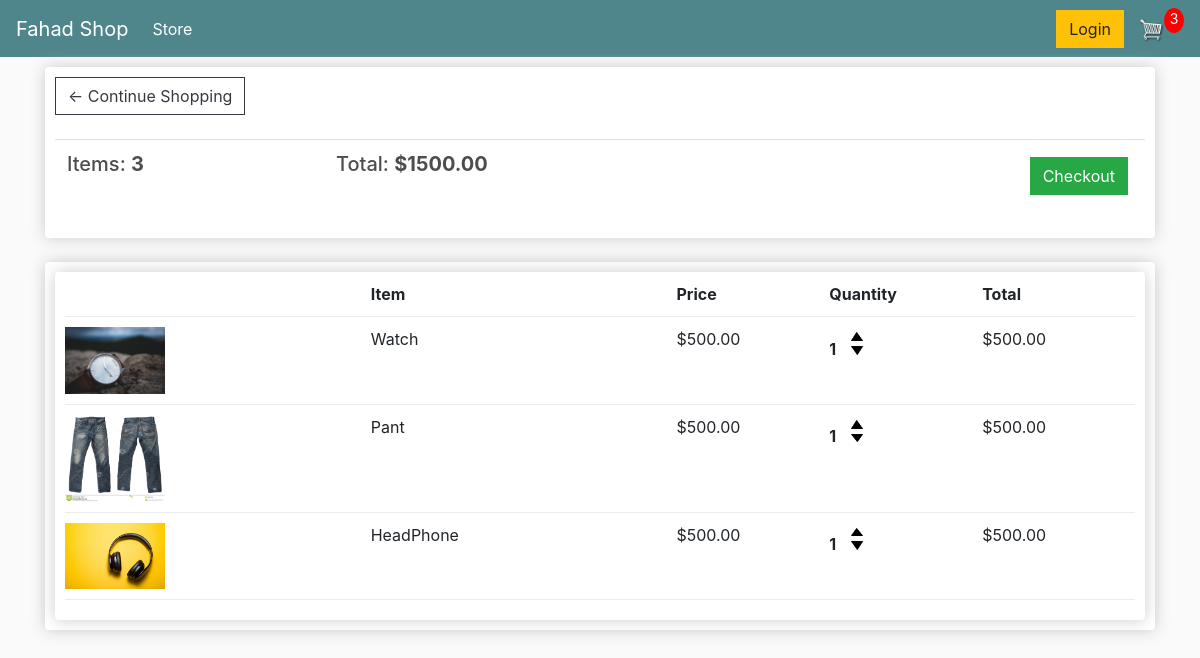
The app's page /cart/ (signed in) with its own data.
### store/models.py (models this page shows, shortened)
class Order(models.Model):
    customer=models.ForeignKey(Customer,on_delete=models.SET_NULL,null=True,blank=True)
    date_ordered=models.DateTimeField(auto_now_add=True)
    complete=models.BooleanField(default=False,null=True,blank=False)
    transction_id=models.CharField(max_length=100,null=True)
    @property
    def get_cart_total(self):
        orderitems=self.orderitem_set.all()
        total=sum([item.get_total for item in orderitems])
        return total
    @property
    def get_cart_items(self):
        orderitems=self.orderitem_set.all()
        total=sum([item.quantity for item in orderitems])
        return total

class OrderItem(models.Model):
    product=models.ForeignKey(Product,on_delete=models.SET_NULL,null=True)
    order=models.ForeignKey(Order,on_delete=models.SET_NULL,null=True)
    quantity=models.IntegerField(default=0,null=True,blank=True)
    date_added=models.DateTimeField(auto_now_add=True)
    @property
    def get_total(self):
        total=self.product.price*self.quantity
        return total

class Product(models.Model):
    name=models.CharField(max_length=200,null=True)
    price=models.DecimalField(max_digits=7,decimal_places=2)
    digital=models.BooleanField(default=False,null=True,blank=False)
    image=models.ImageField(null=True,blank=True)
    @property
    def imageURL(self):
        try:
            url=self.image.url
        except:
            url=''
        return url

### store/views.py (the view)
# urls.py: path('cart/',views.cart,name="cart"),
def cart(request):
    data = cartData(request)
    cartItems = data['cartItems']
    order = data['order']
    items = data['items']
    context={'items':items,'order':order,'cartItems':cartItems}
    return render(request,'store/cart.html',context)

### store/utils.py (called while the page is built)
def  cartData(request):
    if request.user.is_authenticated:
        customer=request.user.customer
        order,created=Order.objects.get_or_create(customer=customer,complete=False)
        items=order.orderitem_set.all()
        cartItems=order.get_cart_items
    else:
        cookieData = cookieCart(request)
        cartItems = cookieData['cartItems']
        order = cookieData['order']
        items = cookieData['items']
    return{'cartItems':cartItems,'order':order,'items':items}

### store/templates/store/Cart.html
{% extends 'store/main.html' %}
{% load static %}
{% block content %}
<div class="row">
    <div class="col-lg-12">
        <div class="box-element">
            <a class="btn btn-outline-dark" href="{% url 'store' %}">&#8592; Continue Shopping</a>
            <br>
            <br>
            <table class="table">
                <tr>
                    <th>
                        <h5>Items:
                            <strong>{{order.get_cart_items}}</strong>
                        </h5>
                    </th>
                    <th>
                        <h5>Total:
                            <strong>${{order.get_cart_total|floatformat:2}}</strong>
                        </h5>
                    </th>
                    <th>
                        <a style="float:right; margin:5px" class="btn btn-success" href="{% url 'checkout' %}">
                            Checkout
                        </a>
                    </th>
                </tr>
            </table>
        </div>
        <br>
        <div class="box-element">
            <div class="box-element">
                <div class="cart-row">
                    <div style="flex:2"></div>
                    <div style="flex:2"><strong>Item</strong></div>
                    <div style="flex:1"><strong>Price</strong></div>
                    <div style="flex:1"><strong>Quantity</strong></div>
                    <div style="flex:1"><strong>Total</strong></div>
                </div>
                {%for item in items %}
                <div class="cart-row">
					<div style="flex:2"><img class="row-image" src="{{item.product.imageURL}}"></div>
					<div style="flex:2"><p>{{item.product.name}}</p></div>
					<div style="flex:1"><p>${{item.product.price|floatformat:2}}</p></div>
					<div style="flex:1">
						<p class="quantity">{{item.quantity}}</p>
						<div class="quantity">
							<img data-product="{{item.product.id}}" data-action="add" class="chg-quantity update-cart"
                            src="{% static  'images/arrow-up.png' %}">
							<img data-product="{{item.product.id}}" data-action="remove" class="chg-quantity update-cart"
                            src="{% static  'images/arrow-down.png' %}">
						</div>
					</div>
					<div style="flex:1"><p>${{item.get_total}}</p></div>
				</div>
                {% endfor %}
			</div>
		</div>
	</div>
{% endblock content %}

### static/css/main.css (style rules this page uses)
body { background-color: hsl(0, 0%, 98%); }
h1,h2,h3,h4,h5,h6 { color:hsl(0, 0%, 30%); }
.box-element { box-shadow:hsl(0, 0%, 80%) 0 0 16px; background-color: #fff; border-radius: 4px; padding: 10px; }
.col-lg-4, .col-lg-6, .col-lg-8, .col-lg-12 { margin-top: 10px; }
.btn { border-radius: 0; }
.row-image { width: 100px; }
.cart-row { display: flex; align-items: flex-stretch; padding-bottom: 10px; margin-bottom: 10px; border-bottom: 1px solid #ececec; }
.quantity { display: inline-block; font-weight: 700; padding-right:10px; }
.chg-quantity { width: 12px; cursor: pointer; display: block; margin-top: 5px; transition:.1s; }

### records on screen
Order: get_cart_items "3", get_cart_total "1500.00"
OrderItem: product.imageURL (picture), product.name "Watch", product.price "500.00", quantity "1", get_total "500.00"
OrderItem: product.imageURL (picture), product.name "Pant", product.price "500.00", quantity "1", get_total "500.00"
OrderItem: product.imageURL (picture), product.name "HeadPhone", product.price "500.00", quantity "1", get_total "500.00"

### other values on screen
{{ cartItems }} "3"
